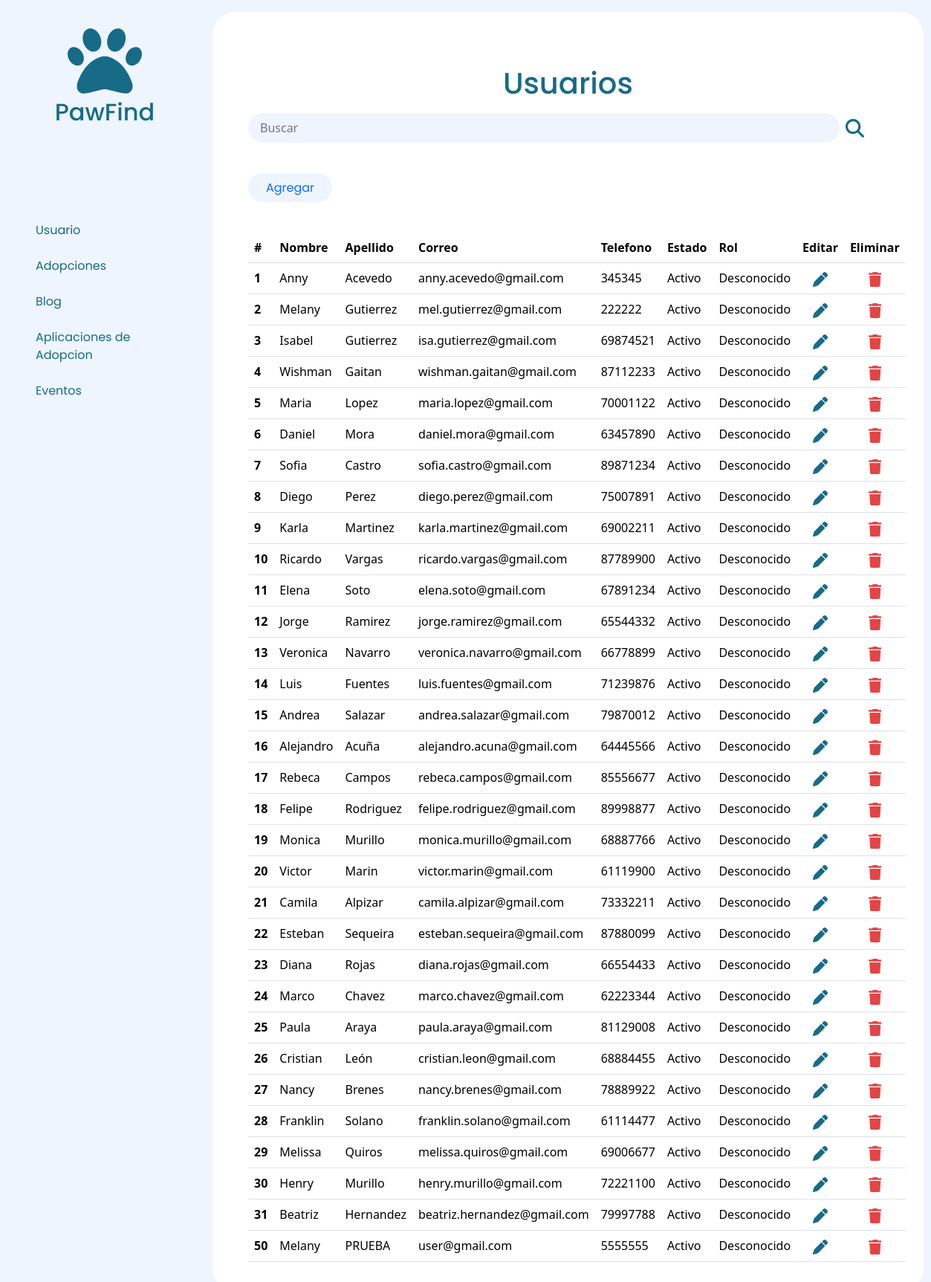
The app's page /index.php?c=admin&a=usuario (signed in) with its own data.
### tables this page shows
CREATE TABLE `usuario` (
  `id_usuario` int(11) NOT NULL,
  `id_rol` int(11) NOT NULL,
  `correo` varchar(250) NOT NULL,
  `nombre` varchar(100) NOT NULL,
  `apellido` varchar(100) NOT NULL,
  `telefono` varchar(250) NOT NULL,
  `direccion` varchar(250) NOT NULL,
  `estado` tinyint(1) NOT NULL,
  `password` varchar(100) NOT NULL,
  `img_url` varchar(250) DEFAULT NULL
);

### app/controllers/adminController.php (called while the page is built, shortened)
<?php
require_once __DIR__ . '/../models/Usuario.php';
class adminController
{
    public function usuario()
    {
        $usuarios = Usuario::getAll();
        require_once("app/views/head.php");
        require_once("app/views/admin/usuarios.php");
    }
}

### index.php (called while the page is built, shortened)
<?php
require_once("rutas.php");
?>

### app/models/Usuario.php (called while the page is built, shortened)
<?php
require_once __DIR__ . '/../../config/database.php';
class Usuario
{
    public static function getAll(): array
    {
        global $conn;
        try {
            $sql = "SELECT * FROM usuario";
            $result = $conn->query($sql);
            if ($result->num_rows > 0) {
                return $result->fetch_all(MYSQLI_ASSOC);
            } else {
                return [];
            }
        } catch (mysqli_sql_exception $e) {
            return ["error" => "Error al obtener usuarios: " . $e->getMessage()];
        }
    }
}

### app/views/admin/usuarios.php (the view, shortened to what this page needs)
</head>
<body class="body-admin bg-celeste">
    <div class=" bg-celeste">
        <?php include "aside.php" ?>
    </div>
    <div class=" m-3 ms-1 p-4 bg-white rounded-5">
        <h1 class=" text-center txt-azul-oscuro mt-5">Usuarios</h1>
        <div class="ms-4">
            <?php include "buscar.php" ?>
        </div>
        <div class="ms-4 my-5">
            <a href="index.php?c=admin&a=agregarUsuario" class="my-5  py-2 px-4 bg-celeste rounded-pill text-decoration-none">Agregar</a>
        </div>
        <div class="ms-4">
            <table class="table">
                <thead>
                    <tr>
                        <th scope="col">#</th>
                        <th scope="col">Nombre</th>
                        <th scope="col">Apellido</th>
                        <th scope="col">Correo</th>
                        <th scope="col">Telefono</th>
                        <th scope="col">Estado</th>
                        <th scope="col">Rol</th>
                        <th scope="col " style="text-align: center;">Editar</th>
                        <th scope="col" style="text-align: center;">Eliminar</th>
                    </tr>
                </thead>
                <tbody>
                    <?php foreach ($usuarios as $u): ?>
                        <tr>
                            <th scope="row"><?= $u['id_usuario'] ?></th>
                            <td><?= htmlspecialchars($u['nombre']) ?></td>
                            <td><?= htmlspecialchars($u['apellido']) ?></td>
                            <td><?= htmlspecialchars($u['correo']) ?></td>
                            <td><?= htmlspecialchars($u['telefono']) ?></td>
                            <td><?= $u['estado'] == 1 ? 'Activo' : 'Inactivo' ?></td>
                            <td><?= isset($roles[$u['id_rol']]) ? $roles[$u['id_rol']] : 'Desconocido' ?></td>
                            <td class="text-center">
                                <a href="index.php?c=admin&a=editarUsuario&id=<?= $u['id_usuario'] ?>" data-id="<?= $u['id_usuario'] ?>">
                                </a>
                            </td>
                            <td class="text-center">
                                <form action="index.php?c=admin&a=eliminarUsuario" method="POST" style="display:inline;" class="form-eliminar">
                                    <button type="submit"  style="border: none; background: none; padding: 0;">
                                    </button>
                                </form>
                            </td>
                        </tr>
                    <?php endforeach; ?>
                </tbody>
            </table>
</body>
</body>

### assets/style/style.css (style rules this page uses)
a, h1, h2, h3, h4, h5, h6, p { font-family: "Poppins", sans-serif; }
.bg-celeste { background-color: #EEF5FF; }
.txt-azul-oscuro { color: #176B87; }
.body-admin { display: grid; grid-template-columns: auto 1fr; }

### records on screen
usuario: id_usuario "1", nombre "Anny", apellido "Acevedo", correo "anny.acevedo@gmail.com", telefono "345345", estado "Activo", shows "Desconocido"
usuario: id_usuario "2", nombre "Melany", apellido "Gutierrez", correo "mel.gutierrez@gmail.com", telefono "222222", estado "Activo", shows "Desconocido"
usuario: id_usuario "3", nombre "Isabel", apellido "Gutierrez", correo "isa.gutierrez@gmail.com", telefono "69874521", estado "Activo", shows "Desconocido"
usuario: id_usuario "4", nombre "Wishman", apellido "Gaitan", correo "wishman.gaitan@gmail.com", telefono "87112233", estado "Activo", shows "Desconocido"
usuario: id_usuario "5", nombre "Maria", apellido "Lopez", correo "maria.lopez@gmail.com", telefono "70001122", estado "Activo", shows "Desconocido"
usuario: id_usuario "6", nombre "Daniel", apellido "Mora", correo "daniel.mora@gmail.com", telefono "63457890", estado "Activo", shows "Desconocido"
usuario: id_usuario "7", nombre "Sofia", apellido "Castro", correo "sofia.castro@gmail.com", telefono "89871234", estado "Activo", shows "Desconocido"
usuario: id_usuario "8", nombre "Diego", apellido "Perez", correo "diego.perez@gmail.com", telefono "75007891", estado "Activo", shows "Desconocido"
usuario: id_usuario "9", nombre "Karla", apellido "Martinez", correo "karla.martinez@gmail.com", telefono "69002211", estado "Activo", shows "Desconocido"
usuario: id_usuario "10", nombre "Ricardo", apellido "Vargas", correo "ricardo.vargas@gmail.com", telefono "87789900", estado "Activo", shows "Desconocido"
usuario: id_usuario "11", nombre "Elena", apellido "Soto", correo "elena.soto@gmail.com", telefono "67891234", estado "Activo", shows "Desconocido"
usuario: id_usuario "12", nombre "Jorge", apellido "Ramirez", correo "jorge.ramirez@gmail.com", telefono "65544332", estado "Activo", shows "Desconocido"
usuario: id_usuario "13", nombre "Veronica", apellido "Navarro", correo "veronica.navarro@gmail.com", telefono "66778899", estado "Activo", shows "Desconocido"
usuario: id_usuario "14", nombre "Luis", apellido "Fuentes", correo "luis.fuentes@gmail.com", telefono "71239876", estado "Activo", shows "Desconocido"
usuario: id_usuario "15", nombre "Andrea", apellido "Salazar", correo "andrea.salazar@gmail.com", telefono "79870012", estado "Activo", shows "Desconocido"
usuario: id_usuario "16", nombre "Alejandro", apellido "Acuña", correo "alejandro.acuna@gmail.com", telefono "64445566", estado "Activo", shows "Desconocido"
usuario: id_usuario "17", nombre "Rebeca", apellido "Campos", correo "rebeca.campos@gmail.com", telefono "85556677", estado "Activo", shows "Desconocido"
usuario: id_usuario "18", nombre "Felipe", apellido "Rodriguez", correo "felipe.rodriguez@gmail.com", telefono "89998877", estado "Activo", shows "Desconocido"
usuario: id_usuario "19", nombre "Monica", apellido "Murillo", correo "monica.murillo@gmail.com", telefono "68887766", estado "Activo", shows "Desconocido"
usuario: id_usuario "20", nombre "Victor", apellido "Marin", correo "victor.marin@gmail.com", telefono "61119900", estado "Activo", shows "Desconocido"
usuario: id_usuario "21", nombre "Camila", apellido "Alpizar", correo "camila.alpizar@gmail.com", telefono "73332211", estado "Activo", shows "Desconocido"
usuario: id_usuario "22", nombre "Esteban", apellido "Sequeira", correo "esteban.sequeira@gmail.com", telefono "87880099", estado "Activo", shows "Desconocido"
usuario: id_usuario "23", nombre "Diana", apellido "Rojas", correo "diana.rojas@gmail.com", telefono "66554433", estado "Activo", shows "Desconocido"
usuario: id_usuario "24", nombre "Marco", apellido "Chavez", correo "marco.chavez@gmail.com", telefono "62223344", estado "Activo", shows "Desconocido"
usuario: id_usuario "25", nombre "Paula", apellido "Araya", correo "paula.araya@gmail.com", telefono "81129008", estado "Activo", shows "Desconocido"
usuario: id_usuario "26", nombre "Cristian", apellido "León", correo "cristian.leon@gmail.com", telefono "68884455", estado "Activo", shows "Desconocido"
usuario: id_usuario "27", nombre "Nancy", apellido "Brenes", correo "nancy.brenes@gmail.com", telefono "78889922", estado "Activo", shows "Desconocido"
usuario: id_usuario "28", nombre "Franklin", apellido "Solano", correo "franklin.solano@gmail.com", telefono "61114477", estado "Activo", shows "Desconocido"
usuario: id_usuario "29", nombre "Melissa", apellido "Quiros", correo "melissa.quiros@gmail.com", telefono "69006677", estado "Activo", shows "Desconocido"
usuario: id_usuario "30", nombre "Henry", apellido "Murillo", correo "henry.murillo@gmail.com", telefono "72221100", estado "Activo", shows "Desconocido"
usuario: id_usuario "31", nombre "Beatriz", apellido "Hernandez", correo "beatriz.hernandez@gmail.com", telefono "79997788", estado "Activo", shows "Desconocido"
usuario: id_usuario "50", nombre "Melany", apellido "PRUEBA", correo "user@gmail.com", telefono "5555555", estado "Activo", shows "Desconocido"
